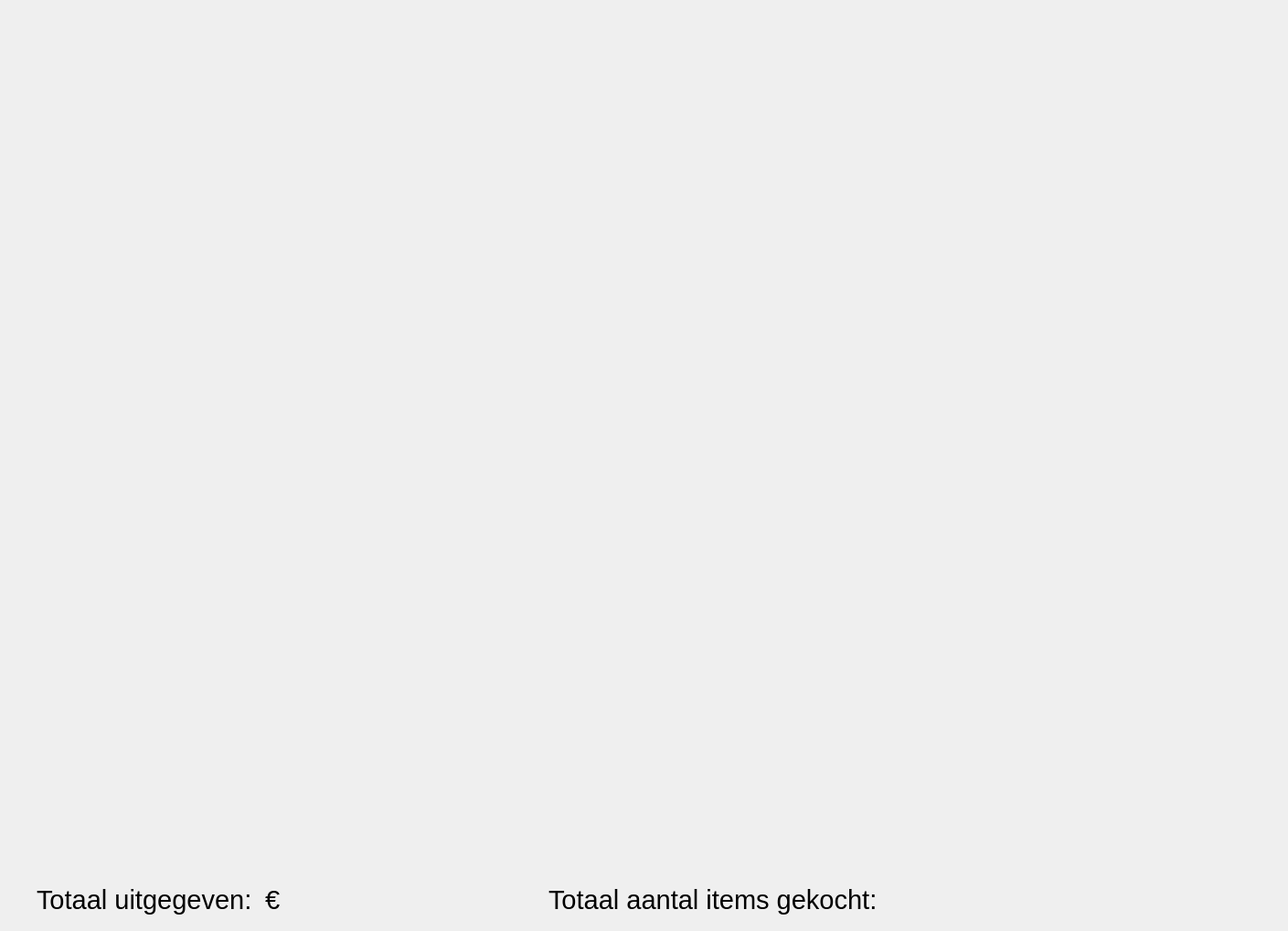
      <widget class="QWidget" name="stat_page">
       <widget class="QWidget" name="stat_widget" native="true">
        <property name="geometry">
         <rect>
          <x>40</x>
          <y>20</y>
          <width>1360</width>
          <height>900</height>
         </rect>
        </property>
       </widget>
       <widget class="QLabel" name="lbl_spend">
        <property name="geometry">
         <rect>
          <x>40</x>
          <y>960</y>
          <width>250</width>
          <height>50</height>
         </rect>
        </property>
        <property name="font">
         <font>
          <pointsize>22</pointsize>
         </font>
        </property>
        <property name="text">
         <string>Totaal uitgegeven:</string>
        </property>
       </widget>
       <widget class="QLabel" name="lbl_bought">
        <property name="geometry">
         <rect>
          <x>600</x>
          <y>960</y>
          <width>360</width>
          <height>50</height>
         </rect>
        </property>
        <property name="font">
         <font>
          <pointsize>22</pointsize>
         </font>
        </property>
        <property name="text">
         <string>Totaal aantal items gekocht:</string>
        </property>
       </widget>
       <widget class="QLabel" name="euroteken_8">
        <property name="geometry">
         <rect>
          <x>290</x>
          <y>960</y>
          <width>20</width>
          <height>50</height>
         </rect>
        </property>
        <property name="font">
         <font>
          <pointsize>22</pointsize>
         </font>
        </property>
        <property name="text">
         <string>€</string>
        </property>
        <property name="alignment">
         <set>Qt::AlignLeading|Qt::AlignLeft|Qt::AlignVCenter</set>
        </property>
       </widget>
       <widget class="QLabel" name="fld_spend">
        <property name="geometry">
         <rect>
          <x>310</x>
          <y>960</y>
          <width>250</width>
          <height>50</height>
         </rect>
        </property>
        <property name="font">
         <font>
          <pointsize>22</pointsize>
         </font>
        </property>
        <property name="text">
         <string/>
        </property>
       </widget>
       <widget class="QLabel" name="fld_bought">
        <property name="geometry">
         <rect>
          <x>980</x>
          <y>960</y>
          <width>250</width>
          <height>50</height>
         </rect>
        </property>
        <property name="font">
         <font>
          <pointsize>22</pointsize>
         </font>
        </property>
        <property name="text">
         <string/>
        </property>
       </widget>
      </widget>
